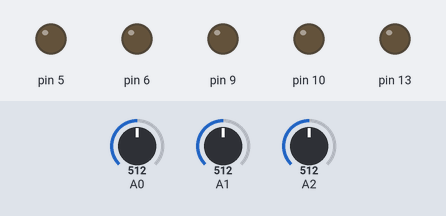
Simulated run of this sketch. Board: Arduino Uno, built with avr-gcc and run on an emulated ATmega328P. On the bench: output pins drawn as LEDs (lit = HIGH). Dashed ring = blinking. Inputs (shaded band) come from the test bench; at power-on: A0 = 512, A2 = 512, A1 = 512.

Above: at 1.7 s.
1.8 s: A0 set to 11
3.3 s: A0 set to 8
At 3.68 s:
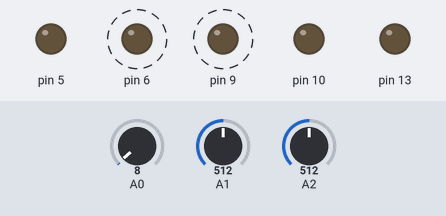
6.3 s: A2 set to 11
9.3 s: A2 set to 8
At 9.57 s:
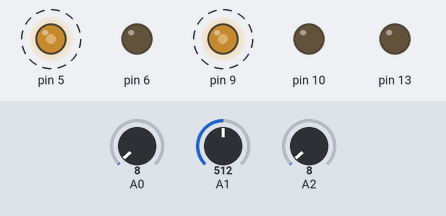
12.3 s: A0 set to 30
At 12.5 s:
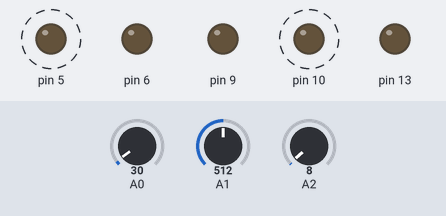
15.3 s: A0 set to 0
At 15.56 s:
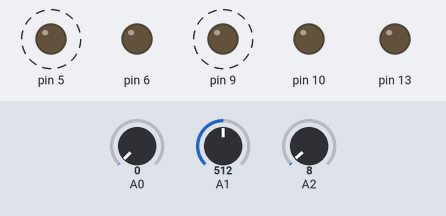
Timing chart, 0 to 19.3 s (numbered marks = the images above; inputs shaded):
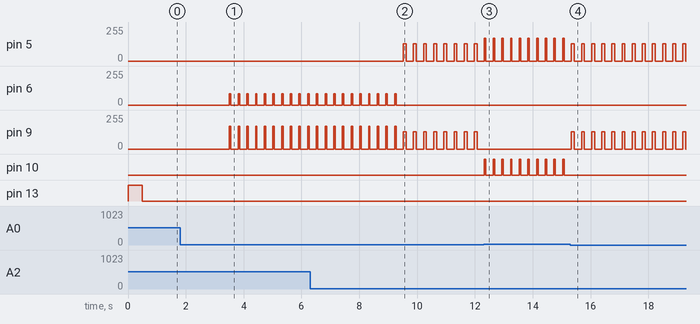

The sketch:

rover.ino
```cpp
#include "movement.h" // Movement lib
#include "sensors.h"
#include "lastmoves.h"

int sensors[3];
bool sensorsBits[3];
bool senseBlack = false;
long iter = 0;
bool serialAvail = false;
Dirs last = NONE;
Dirs lastMovements[5] = {NONE, NONE, NONE, NONE, NONE};
byte lastMovementsIdx = 0;

void setup() {
  senseBlack = false;
  setThreshold(20);
  setModifiers(10, 7, 10);
  pinMode(13, OUTPUT);
  digitalWrite(13, HIGH);
  delay(500);
  digitalWrite(13, LOW);
}

void loop() {
  char text[30] = {};
  bool extreme = false;
  delay(0);
  stopAll();
  delay(250);
  readSensors();
  sensorsToBools();

  sprintf(text, "%d %d, %d %d, %d %d -", sensors[0], sensorsBits[0], sensors[1], sensorsBits[1], sensors[2], sensorsBits[2]);
  if (serialAvail) {
    //Serial.print(text);
  }
  if (!senseBlack) {
    if (!sensorsBits[0] && !sensorsBits[2]) {
     // Serial.print("forward ...\n");
      last = FORWARD;
      instantMove(128, 128);
      delay(100);
      return;
    }
    else if (sensorsBits[0] && !sensorsBits[2]) {
    //  Serial.print("to left of line\n");
    last = LEFT;
    instantMove(-172, 172);
      delay(50);
      return;
    }
    else if (sensorsBits[2] && !sensorsBits[0]) {
     // Serial.print("to right of line\n");
     last = RIGHT;
      instantMove(172, -172);
      delay(50);
      return;
    } else if (sensorsBits[0] && sensorsBits[1] && sensorsBits[2]) {

    } else if (sensorsBits[0] && !sensorsBits[1] && sensorsBits[2]) {
      digitalWrite(13, HIGH);
      delay(250);
      digitalWrite(13, LOW);
      delay(250);
      digitalWrite(13, HIGH);
      delay(250);
      digitalWrite(13, LOW);
      senseBlack = true;
      return;
    }
    else {


    }
  } else {
    sensorsBits[0] = !sensorsBits[0];
      sensorsBits[1] = !sensorsBits[1];
      sensorsBits[2] = !sensorsBits[2];
      if (exclusive(FORWARD)) {
      last = FORWARD;
      instantMove(128, 128);
      delay(50);
      } else if (exclusive(LEFT)) {
        last = RIGHT;
      instantMove(172, -172);
      delay(50);
      return;
      } else if (exclusive(RIGHT)) {
        last = LEFT;
    instantMove(-172, 172);
      delay(50);
      return;
  }


  // Jerk the robot.
//  lastMovements[lastMovementsIdx] = last;
//  lastMovementsIdx ++;
//  if (lastMovementsIdx == 5) {
//    lastMovementsIdx = 0;
//  }
//  Dirs listType = listAllSame();
//  switch (listType) {
//    case LEFT:
//      instantMove(-172, 172);
//      delay(100);
//      break;
//    case RIGHT:
//      instantMove(172, -172);
//      delay(100);
//      break;
//  }
}
}
```

lastmoves.cpp
```cpp
#include "Arduino.h"
#include "rover.h"
#include "lastmoves.h"
extern Dirs lastMovements[5];

Dirs listAllSame() {
  Dirs currentType = lastMovements[0];
  for (int x = 1; x < 5; x ++) {
    if (lastMovements[x] != currentType) {
      currentType = NONE;
      break;
    }
  }
  return currentType;
}
```

lastmoves.h
```cpp
#pragma once
#include "rover.h"
Dirs listAllSame();
```

movement.cpp
```cpp
#include "movement.h"  // To add to your sketch, use #include "movement.h"
#include "Arduino.h"


void instantMove(int left, int right) {
    /**
     * Moves the robot forward/back with specified motor speeds.
     * No boost start.
    **/
    if (left > 0) {
        analogWrite(9, left);
        analogWrite(10, 0);
    }
    else if (left < 0)
    {
        analogWrite(9, 0);
        analogWrite(10, left);
    }
    else {
        analogWrite(9, 0);
        analogWrite(10, 0);
    }
    if (right > 0) {
        analogWrite(5, right);
        analogWrite(6, 0);
    }
    else if (right < 0)
    {
        analogWrite(5, 0);
        analogWrite(6, right);
    }
    else {
        analogWrite(5, 0);
        analogWrite(6, 0);
    }

}
void boosterStart(int left, int right) {
    if (abs(left * 2) > 128) {
      if (left > 0) {
        left = 64;
      } else {
        left = -64;
      }
    }
    if (abs(right * 2) > 128) {
      if (right > 0) {
        right = 64;
      } else {
        right = -64;
      }
    }
    instantMove(left*2, right*2);
    delay(100);
}
void move(int left, int right) {
    /**
     * Moves the robot forward/back with specified motor speeds.
     * Uses 100ms for the boost start.
    **/
    boosterStart(left, right);
    instantMove(left, right);
}

void stopAll() {
    instantMove(0, 0);
}
```

movement.h
```cpp
#pragma once
void boosterStart(int left, int right); // Give the motors a boost to start the robot moving.
void instantMove(int left, int right); // Move, without boost
void move(int left, int right); // General movement.
void stopAll(); // Stop everything.
```

rover.h
```cpp
#pragma once
enum Dirs {
  LEFT,
  RIGHT,
  FORWARD,
  NONE
};
```

sensors.cpp
```cpp
#include "sensors.h"
#include "Arduino.h"
#include "rover.h"

extern int sensors[3];
extern bool sensorsBits[3];
static int _threshold = 0;
int sensorModifiers[3];

void setThreshold(int threshold) {
  _threshold = threshold;
}


void setModifiers(int left, int middle, int right) {
  sensorModifiers[0] = left;
  sensorModifiers[1] = middle;
  sensorModifiers[2] = right;
}


void readSensors() {
  sensors[0] = analogRead(A0) + sensorModifiers[0];
  sensors[1] = analogRead(A1) + sensorModifiers[1];
  sensors[2] = analogRead(A2) + sensorModifiers[2];
}


void sensorsToBools() {
  sensorsBits[0] = sensors[0] >= _threshold;
  sensorsBits[1] = sensors[1] >= _threshold;
  sensorsBits[2] = sensors[2] >= _threshold;
}


bool exclusive(Dirs sensor) {
  switch (sensor) {
    LEFT:
      return sensorsBits[0] && !sensorsBits[2];
    FORWARD:
      return !sensorsBits[0] && sensorsBits[1] && !sensorsBits[2];
    RIGHT:
      return !sensorsBits[1] && sensorsBits[2];
  }
}
```

sensors.h
```cpp
#pragma once
#include "rover.h"
void setThreshold(int threshold);
void readSensors();
void sensorsToBools();
void setModifiers(int left, int middle, int right);
bool exclusive(Dirs sensor);
```

Measured:
- the behaviour switches between 10 and 9 on A0 (found by bisection; images 0 and 1)
- the behaviour switches between 10 and 9 on A2 (found by bisection; images 1 and 2)
- after the input at 1.8 s, every drawn part: stays the same
- after the input at 3.3 s, pin 6: alternates 84/255 for 0.05 s and 0/255 for 0.25 s, starting after 0.21 s; pin 9: alternates 172/255 for 0.05 s and 0/255 for 0.25 s, starting after 0.21 s
- after the input at 9.3 s, pin 5: alternates 128/255 for 0.10 s and 0/255 for 0.25 s, starting after 0.22 s; pin 6: stops changing and stays 0/255
- after the input at 12.3 s, pin 9: stops changing and stays 0/255; pin 10: alternates HIGH for 0.05 s and LOW for 0.25 s, starting at once
- after the input at 15.3 s, pin 9: alternates 128/255 for 0.10 s and 0/255 for 0.25 s, starting at once; pin 10: stops changing and stays LOW
